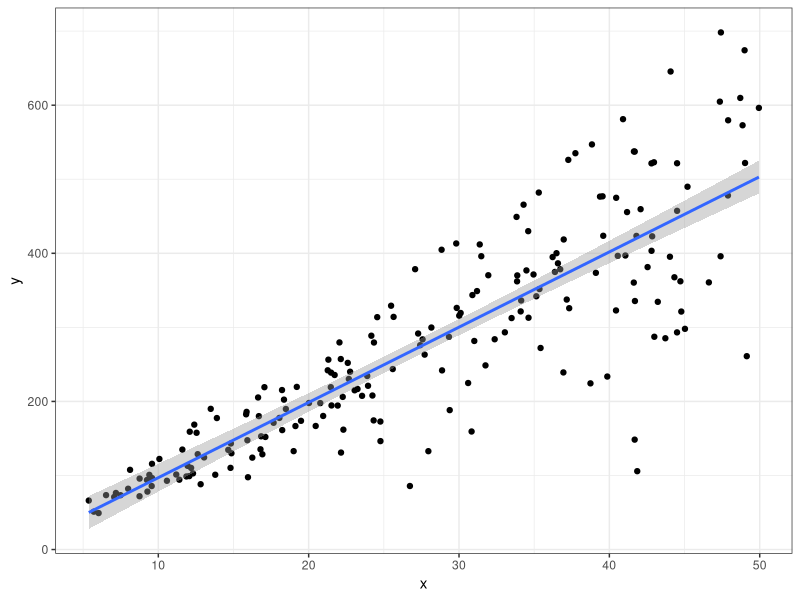

The R script that drew this image:
## ---- chunk 1
knitr::opts_chunk$set(echo = TRUE)
library(tidyverse)
library(here)
library(readxl) #install.packages("readxl") if you need it installed. This is a package designed to work with Excel files
## ---- chunk 2
set.seed(12)
n<-200
df1 <- tibble(x = runif(n, 5,50),
              y = 10*x + rnorm(n, 0, sd = x^1.25))

ggplot(df1, aes(x = x, y = y))+
  geom_point()+
  geom_smooth(method = "lm")+theme_bw()
## ---- chunk 3

massloss_df <- read_excel(here("Exams/Exam2/Data/massloss.xlsx"))|>
  rename(temperature = "Mean temperature (ºC)",
         decomposition_rate = "k (day-1)")
